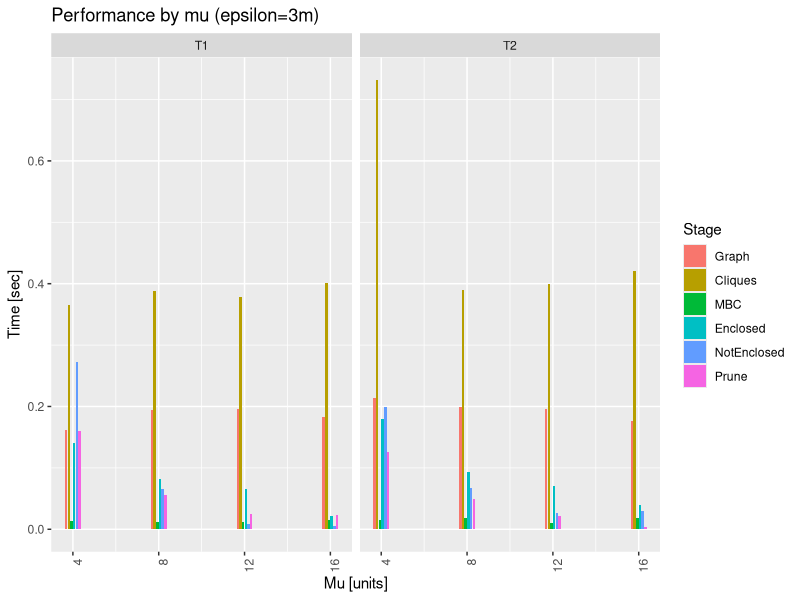
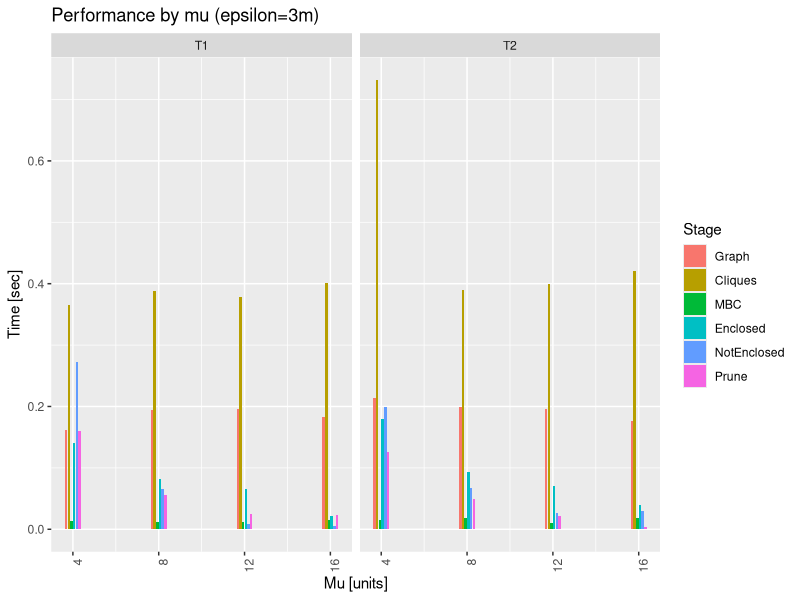

Write R code to recreate these figures, in order.
library(tidyverse)

fields = c("Timestamp", "Duration", "Method", "Dataset", "Epsilon", "Mu", "appId", "Millis", "Diff", "Tag", "Stage")
 
data = enframe(readLines("experiments.txt")) %>%
  filter(grepl(value, pattern = "TIME")) %>%
  separate(value, into = fields, sep = "\\|") %>%
  select(appId, Dataset, Epsilon, Mu, Stage, Method, Duration, Diff) %>%
  mutate(Dataset = paste0("Cell", Dataset),
         Epsilon = as.numeric(Epsilon),
         Mu = as.numeric(Mu),
         Duration = as.numeric(Duration)) %>%
  group_by(appId, Dataset, Epsilon, Mu, Stage, Method) %>% 
  summarise(Duration = mean(Duration))

data2 = data %>% pivot_wider(names_from = Stage, values_from = Duration) %>%
  mutate(A_Graph       = Graph,
         A_Cliques     = Cliques - Graph,
         A_MBC         = MBC - Cliques,
         A_Enclosed    = EnclosedByMBC - MBC,
         A_NotEnclosed = NotEnclosedByMBC - EnclosedByMBC,
         A_Prune       = Prune - NotEnclosedByMBC) %>%
  pivot_longer(cols = starts_with("A_"), names_prefix = "A_", names_to = "Stage", values_to = "Duration") %>%
  ungroup() %>% select(Dataset, Epsilon, Mu, Stage, Method, Duration) %>%
  mutate(Duration = Duration / 1000.0)

data2$Stage = factor(data2$Stage, levels = c("Graph", "Cliques", "MBC", "Enclosed", "NotEnclosed", "Prune"))

E = 3
dataByEpsilon = data2 %>% filter(Epsilon == E)
p = ggplot(data = dataByEpsilon, aes(x = Mu, y = Duration, fill = Stage)) +
  geom_bar(stat="identity", position=position_dodge(width = 0.75), width = 0.7) + 
  theme(axis.text.x = element_text(angle = 90, hjust = 1)) + 
  facet_wrap(~Method) +
  labs(x="Mu [units]", y="Time [sec]", title=paste0("Performance by mu (epsilon=", E,"m)"))
 plot(p)
 ggsave(paste0("M_E", E, ".pdf"), device = "pdf")

